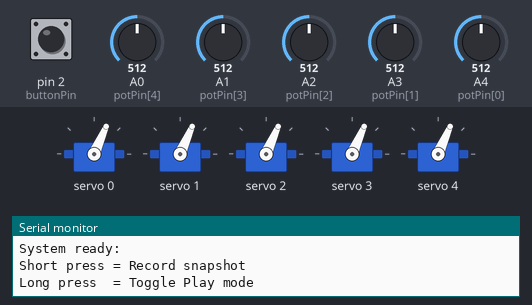
A sketch run on a simulated Arduino Uno, built with avr-gcc and run on an emulated ATmega328P. Shown: 5 × servo, the last lines printed to the serial monitor. The inputs (shaded band) are chosen by the test bench; at power-on: pin 2 (buttonPin) HIGH, A0 (potPin[4]) = 512, A1 (potPin[3]) = 512, A2 (potPin[2]) = 512, A3 (potPin[1]) = 512, A4 (potPin[0]) = 512.

Above: at 1.2 s.
1.3 s: pin 2 (buttonPin) pulled LOW for 1 s
At 2.77 s:
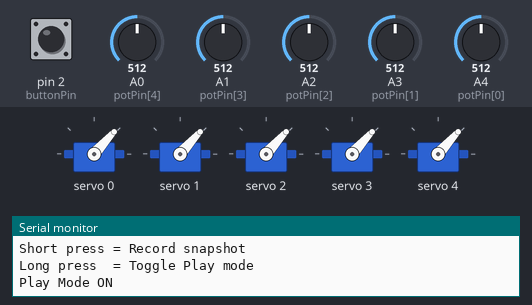
At 4.4 s:
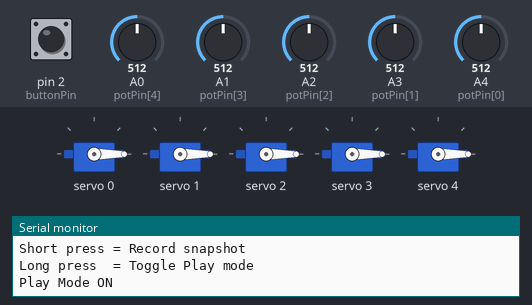
4.5 s: pin 2 (buttonPin) pulled LOW for 0.15 s
Timing chart, 0 to 7.5 s (numbered marks = the images above; inputs shaded):
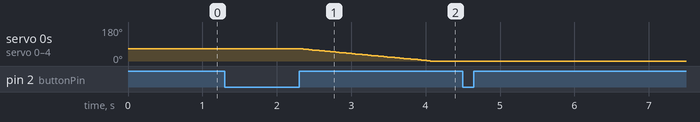

Measured:
- after the input at 1.3 s, servo 0–4: moves from 66° to 0° over 1.8 s, starting after 1.0 s

The sketch:

Robotic_arm.ino
```cpp
#include <Wire.h>
#include <Adafruit_PWMServoDriver.h>

Adafruit_PWMServoDriver pwm = Adafruit_PWMServoDriver(0x40);

// === Servo setup =======
#define SERVO_COUNT 5
int potPin[SERVO_COUNT] = {A4, A3, A2, A1, A0};

// MG90S
#define SERVOMIN 100
#define SERVOMAX 500
// HV23MG (servo ke-4 = index 3)
#define SERVOMIN_HV23 100
#define SERVOMAX_HV23 500

// === Button ===
const int buttonPin = 2;
bool playmode = false;

// === Record buffer ===
#define MAX_STEP 50
int positions[MAX_STEP][SERVO_COUNT];
int arrayMax = 0;
int arrayStep = 0;

// === Servo movement ===
int ist[SERVO_COUNT];   // posisi servo sekarang
int sol[SERVO_COUNT];   // posisi target

// =============================================================
void setup() {
  Serial.begin(9600);
  pwm.begin();
  pwm.setPWMFreq(60); // frekuensi servo

  pinMode(buttonPin, INPUT_PULLUP);

  // inisialisasi servo ke 90 derajat
  for (int i = 0; i < SERVO_COUNT; i++) {
    ist[i] = 90;
    if(i == 3) pwm.setPWM(i, 0, angleToPulseHV23(ist[i]));
    else pwm.setPWM(i, 0, angleToPulse(ist[i]));
  }

  Serial.println("System ready:");
  Serial.println("Short press = Record snapshot");
  Serial.println("Long press  = Toggle Play mode");
}

// =============================================================
void loop() {
  unsigned long now = millis();
  checkButton(now);

  if (!playmode) {
    // ===== Manual Mode =====
    for (int i = 0; i < SERVO_COUNT; i++) {
      int val = analogRead(potPin[i]);
      ist[i] = map(val, 0, 1023, 0, 180);
      if(i == 3) pwm.setPWM(i, 0, angleToPulseHV23(ist[i])); // HV23MG
      else pwm.setPWM(i, 0, angleToPulse(ist[i]));           // MG90S
    }
  } else {
    // ===== Play Mode =====
    play_servo();
    delay(20); // delay 20ms untuk gerakan halus
  }
}

void checkButton(unsigned long now) {
  static bool lastState = HIGH;
  static unsigned long pressedAt = 0;

  bool reading = digitalRead(buttonPin);

  if (lastState == HIGH && reading == LOW) pressedAt = now;

  if (lastState == LOW && reading == HIGH) {
    unsigned long pressDuration = now - pressedAt;

    if (pressDuration < 600) recordSnapshot();
    else {
      playmode = !playmode;
      if(playmode){
        Serial.println("Play Mode ON");
        arrayStep = 0;
        prepareStep();
      } else {
        Serial.println("Play Mode OFF (Manual)");
      }
    }
  }
  lastState = reading;
}

void recordSnapshot() {
  if(arrayMax < MAX_STEP){
    for(int i=0; i<SERVO_COUNT; i++) positions[arrayMax][i] = ist[i];
    Serial.print("Snapshot saved step ");
    Serial.println(arrayMax);
    arrayMax++;
  } else Serial.println("Buffer full!");
}

void prepareStep() {
  if(arrayMax == 0) return;

  for(int i=0; i<SERVO_COUNT; i++) sol[i] = positions[arrayStep][i];
}

void play_servo() {
  bool moving = false;

  for(int i=0; i<SERVO_COUNT; i++){
    if(ist[i] < sol[i]) { ist[i]++; moving = true; }
    else if(ist[i] > sol[i]) { ist[i]--; moving = true; }

    if(i == 3) pwm.setPWM(i, 0, angleToPulseHV23(ist[i])); // HV23MG
    else pwm.setPWM(i, 0, angleToPulse(ist[i]));           // MG90S
  }

  if(!moving){
    arrayStep++;
    if(arrayStep >= arrayMax) arrayStep = 0;
    prepareStep();
  }
}

int angleToPulse(int ang){
  if(ang < 0) ang = 0;
  if(ang > 180) ang = 180;
  return map(ang, 0, 180, SERVOMIN, SERVOMAX);
}

int angleToPulseHV23(int ang){
  if(ang < 0) ang = 0;
  if(ang > 180) ang = 180;
  return map(ang, 0, 180, SERVOMIN_HV23, SERVOMAX_HV23);
}
```
